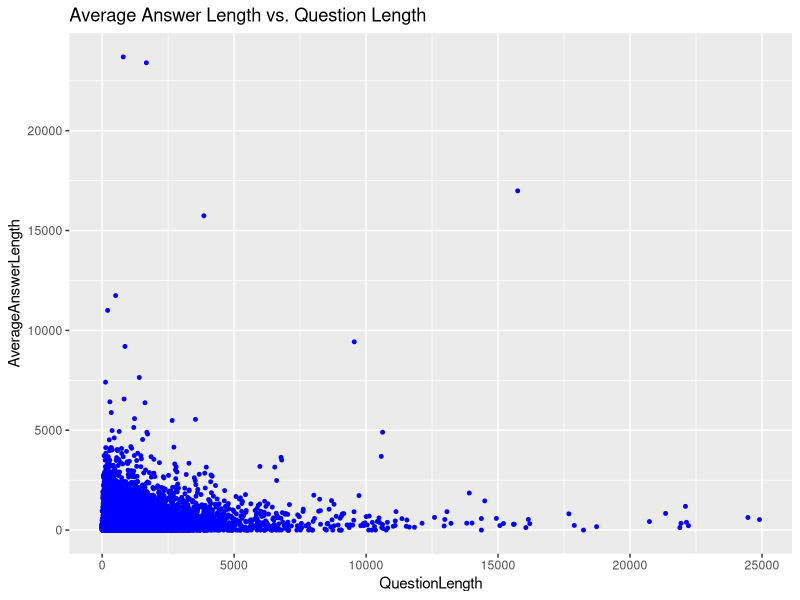

The R source for this figure:
setwd("~/Dropbox/education/Udacity/CS/udacity-intro-hadoop-mapreduce")

average.length <- read.table("results/average_length.tsv", sep="\t")
colnames(average.length) <- c("QuestionNodeID", "QuestionLength", "AverageAnswerLength")

library(ggplot2)
scatterplot <- ggplot(average.length, aes(x = QuestionLength, y = AverageAnswerLength))
answer.question.plot <- scatterplot + geom_point(colour = "blue", size = 1) + ggtitle("Average Answer Length vs. Question Length")

png("plots/AverageLength.png")
print(answer.question.plot)
dev.off()
